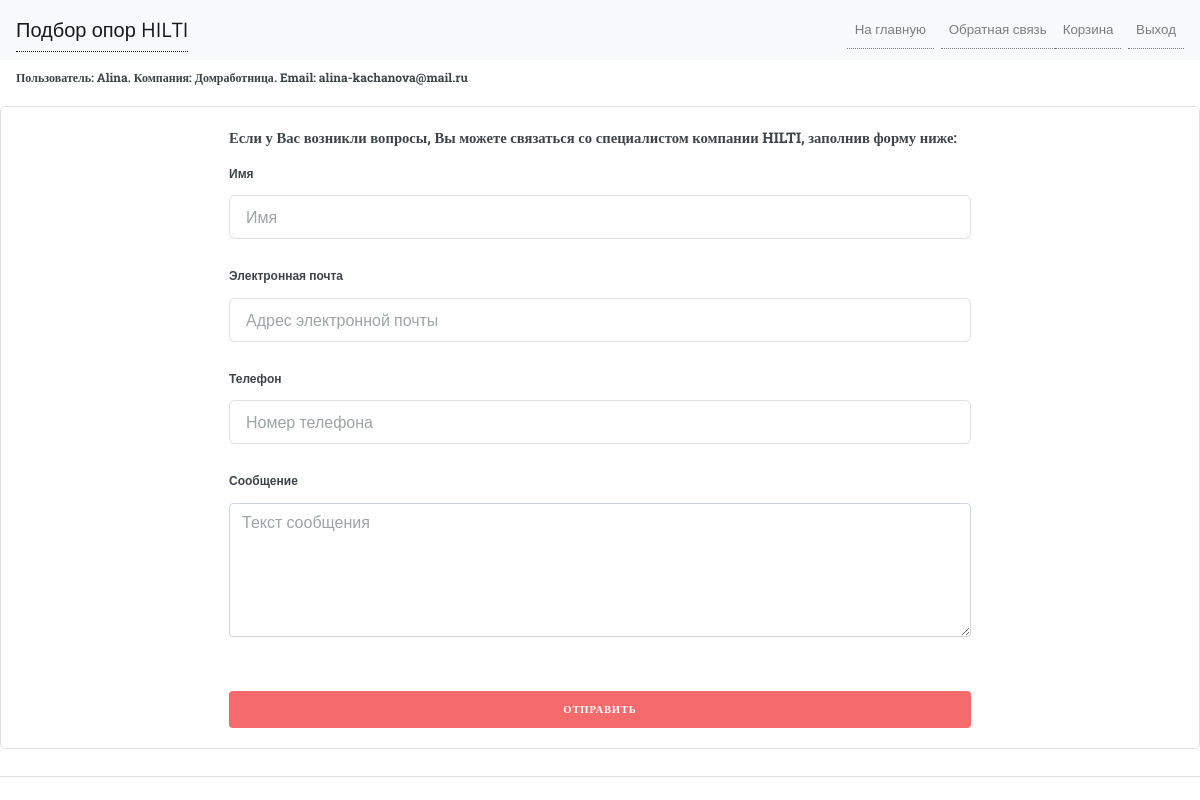
Screenshot of /contact (signed in) with the database file from the repository.
### main.py (models this page shows)
class User(UserMixin, db.Model):
    id = db.Column(db.Integer, primary_key=True)
    email = db.Column(db.String(100), unique=True)
    password = db.Column(db.String(100))
    name = db.Column(db.String(1000))
    company = db.Column(db.String(1000))
    is_authenticated = UserMixin

### main.py (the view, shortened to what this page needs)
@app.route("/contact", methods=["GET", "POST"])
def contact():
    return render_template("contact.html", logged_in=current_user.is_authenticated, msg_sent=False)

### main.py (called while the page is built)
@login_manager.user_loader
def load_user(user_id):
    return User.query.get(int(user_id))

### templates/contact.html (shortened to what this page needs)
{% extends "base.html" %}
{% block content %}
  <div class="box">
      <div class="col-lg-8 col-md-10 mx-auto">
        <h4>Если у Вас возникли вопросы, Вы можете связаться со специалистом компании HILTI, заполнив форму ниже:</h4>
        <form name="sentMessage" id="contactForm" action={{url_for("contact")}} method="post" novalidate>
          <div class="control-group">
            <div class="form-group floating-label-form-group controls">
              <label>Имя</label>
              <input type="text" name="username" class="form-control" placeholder="Имя" id="name" required data-validation-required-message="Please enter your name.">
            </div>
          </div>
          <div class="control-group">
            <div class="form-group floating-label-form-group controls">
              <label>Электронная почта</label>
              <input type="email"  name="email" class="form-control" placeholder="Адрес электронной почты" id="email" required data-validation-required-message="Please enter your email address.">
            </div>
          </div>
          <div class="control-group">
            <div class="form-group col-xs-12 floating-label-form-group controls">
              <label>Телефон</label>
              <input type="tel" name="phone" class="form-control" placeholder="Номер телефона" id="phone" required data-validation-required-message="Please enter your phone number.">
            </div>
          </div>
          <div class="control-group">
            <div class="form-group floating-label-form-group controls">
              <label>Сообщение</label>
              <textarea rows="5" name="message" class="form-control" placeholder="Текст сообщения" id="message" required data-validation-required-message="Please enter a message."></textarea>
            </div>
          </div>
          <br>
          <button type="submit" class="button primary fit" id="sendMessageButton">Отправить</button>
        </form>
      </div>
  </div>
  <hr>
{% endblock %}

### templates/base.html (shortened to what this page needs)
<!DOCTYPE html>
<html>
<head>
    <link rel="stylesheet" href="https://stackpath.bootstrapcdn.com/bootstrap/4.5.2/css/bootstrap.min.css">
    <link rel="stylesheet" href="{{ url_for('static', filename='css/main.css')}}">
</head>
<body>
<nav class="navbar navbar-expand-lg navbar-light bg-light">
  <a class="navbar-brand" href="/">Подбор опор HILTI</a>
  <div class="collapse navbar-collapse">
    <ul class="navbar-nav ml-auto">
      <li class="nav-item">
        <a class="nav-link" href="{{ url_for('home') }}">На главную</a>
      </li>
        <li class="nav-item">
        <a class="nav-link" href="{{ url_for('contact') }}">Обратная связь</a>
      </li>
        {% if not logged_in: %}
      <li class="nav-item">
        <a class="nav-link" href="{{ url_for('login') }}">Вход</a>
      </li>
      <li class="nav-item">
        <a class="nav-link" href="{{ url_for('register') }}">Регистрация</a>
      </li>
        {% else %}
        <a class="nav-link" href="{{ url_for('backet') }}">Корзина</a>
      <li class="nav-item">
        <a class="nav-link" href="{{ url_for('logout') }}">Выход</a>
        {% endif %}
    </ul>
  </div>
</nav>
     {% if logged_in: %}
        <h5 class="navbar">Пользователь: {{ current_user.name }}. Компания: {{ current_user.company }}. Email: {{  current_user.email  }}</h5>
    {% endif %}
       {% block content %}
       {% endblock %}
</body>
</html>

### rows the page displays
User: name "Alina", company "Домработница", email "alina-kachanova@mail.ru"
